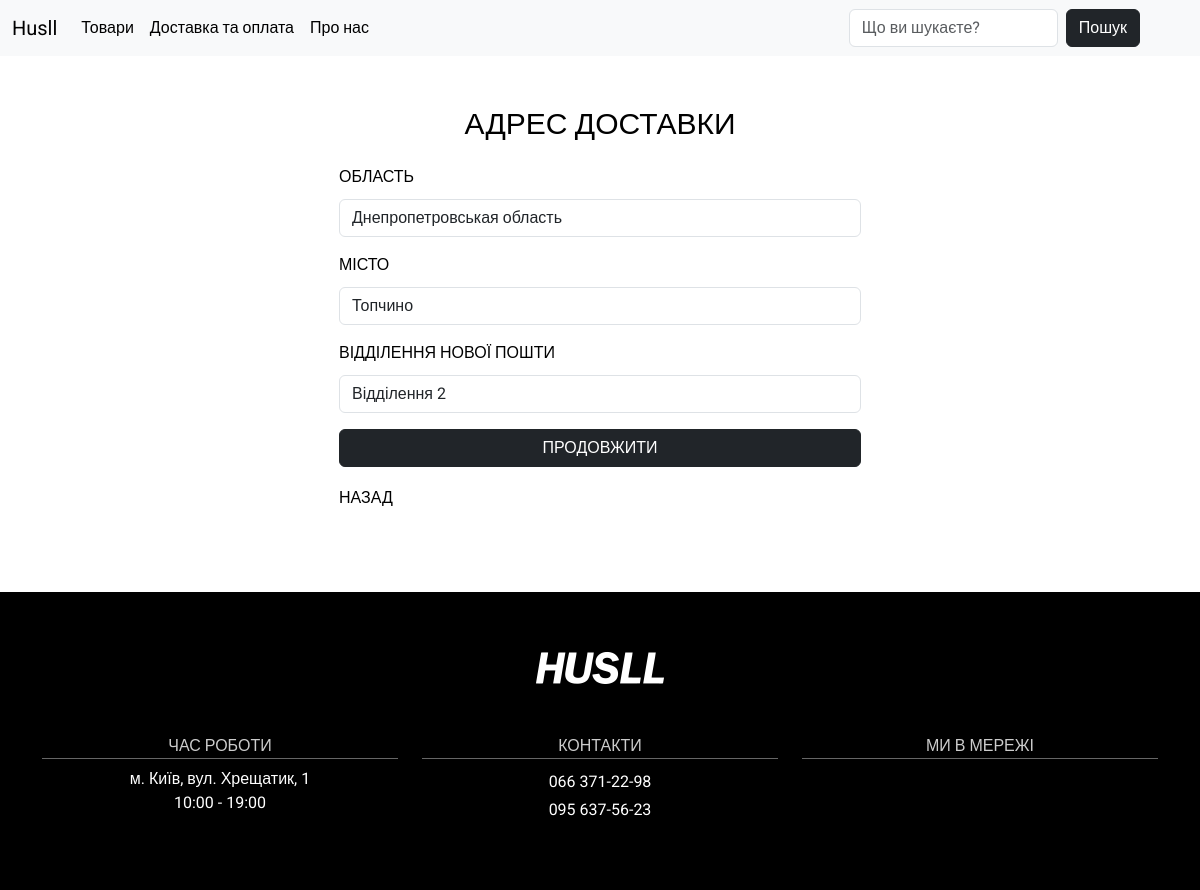
The page /user_adress/ (signed in) on the database its author committed.
### main/models.py (models this page shows, shortened)
class CustomUser(AbstractBaseUser, PermissionsMixin):
    email = models.EmailField(unique=True)
    first_name = models.CharField(max_length=30)
    last_name = models.CharField(max_length=30)
    phone = PhoneNumberField(unique=True)
    is_active = models.BooleanField(default=True)
    is_staff = models.BooleanField(default=False)
    region = models.CharField(max_length=100, default='', verbose_name='Region')
    city = models.CharField(max_length=100, default='', verbose_name='City')
    new_post = models.CharField(max_length=100, default='', verbose_name='New Post')
    objects = CustomUserManager()
    USERNAME_FIELD = 'email'
    REQUIRED_FIELDS = ['first_name', 'last_name', 'phone']
    groups = models.ManyToManyField(
        'auth.Group',
        related_name='custom_users',
        blank=True,
        verbose_name='groups',
        help_text='The groups this user belongs to. A user will get all permissions granted to each of their groups.',
    )
    user_permissions = models.ManyToManyField(
        'auth.Permission',
        related_name='custom_users_permissions',
        blank=True,
        verbose_name='user permissions',
        help_text='Specific permissions for this user.',
    )
    class Meta:
        verbose_name = 'Користувачі'
        verbose_name_plural = 'Користувачі'

### main/views.py (the view)
# urls.py: path('user_adress/', views.update_address, name='adress'),
def update_address(request):
    if request.method == 'POST':
        form = UpdateAddresForm(request.POST, instance=request.user)
        if form.is_valid():
            form.save()
            messages.success(request, 'Адресу успішно оновлено.')
            return redirect('profile')
        else:
            messages.error(request, 'Будь ласка, виправте помилки в формі.')
    else:
        form = UpdateAddresForm(instance=request.user)
    return render(request, 'main/adress.html', {'form': form})

### main/forms.py
class UpdateAddresForm(forms.ModelForm):
    class Meta:
        model = CustomUser
        fields = ['region', 'city', 'new_post']

### main/templates/main/adress.html (shortened to what this page needs)
{% extends 'main/base.html' %}
{% load static %}
{% block content %}
    <section class="user-profile">
        <div class="container">
            <div class="row justify-content-center">
                <div class="col-md-6">
                    <h4 class="user-title">АДРЕС ДОСТАВКИ</h4>
                    <div class="container">
                        <div class="user-data">
                            <form method="POST">
                                <div class="mb-3">
                                    <label for="region">ОБЛАСТЬ</label>
                                    <input type="text" class="form-control" id="regionInput" name="region" value="{{ user.region }}" placeholder="Введіть область" required>
                                </div>
                                <div class="mb-3">
                                    <label for="city">МІСТО</label>
                                    <input type="text" class="form-control" id="cityInput" name="city" value="{{ user.city }}" placeholder="Введіть місто" required>
                                </div>
                                <div class="mb-3">
                                    <label for="new_post">ВІДДІЛЕННЯ НОВОЇ ПОШТИ</label>
                                    <input type="text" class="form-control" id="new_postInput" name="new_post" value="{{ user.new_post }}" placeholder="Введіть відділення Нової пошти" required>
                                </div>
                                <div class="d-grid ms-auto">
                                    <button type="submit" id="searchButton" class="btn btn-dark mb-3">ПРОДОВЖИТИ</button>
                                </div>
                                <div class="col-md-6">
                                    <a href="{% url 'profile' %}">
                                        НАЗАД
                                    </a>
                                </div>
                            </form>
                        </div>
                    </div>
                </div>
            </div>
        </div>
    </section>
{% endblock %}

### main/static/main/css/main.css (style rules this page uses)
html { font-size: 16px; }
body { font-family: 'Roboto', sans-serif; font-size: 16px; font-weight: 400px; color: #000; background-color: #fff; min-width: 320px; }
section { padding: 50px 0; }
a { color: #000000; text-decoration: none; }
.user-profile h4 { font-size: 30px; text-align: center; }
.user-title { padding-bottom: 15px; }
.user-data label { margin-bottom: 10px; }
.user-data input { margin-bottom: 10px; }
.user-data button { margin-bottom: 10px; }

### rows shown on the page
CustomUser: region "Днепропетровськая область", city "Топчино", new_post "Відділення 2"
